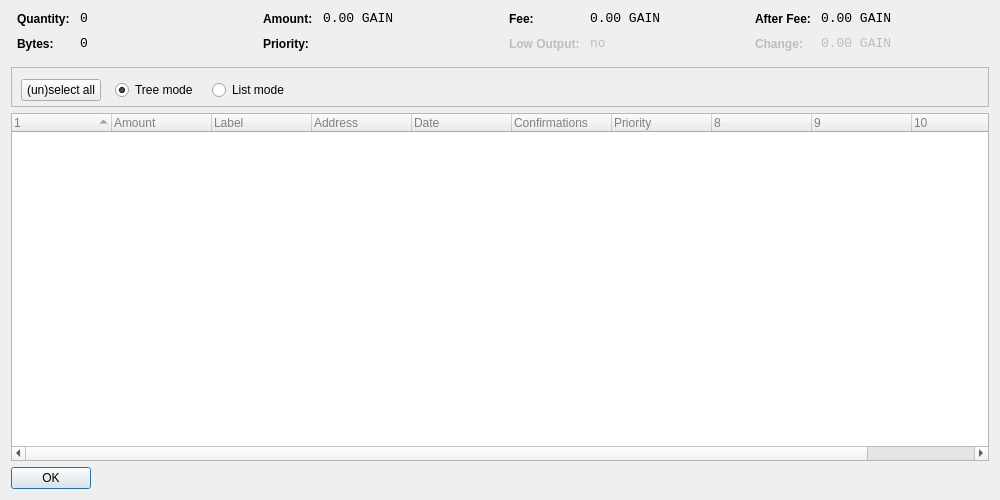
<?xml version="1.0" encoding="UTF-8"?>
<ui version="4.0">
 <class>CoinControlDialog</class>
 <widget class="QDialog" name="CoinControlDialog">
  <property name="geometry">
   <rect>
    <x>0</x>
    <y>0</y>
    <width>1000</width>
    <height>500</height>
   </rect>
  </property>
  <property name="windowTitle">
   <string>Coin Control</string>
  </property>
  <layout class="QVBoxLayout" name="verticalLayout">
   <item>
    <layout class="QHBoxLayout" name="horizontalLayoutTop" stretch="0,0,0,0">
     <property name="topMargin">
      <number>0</number>
     </property>
     <property name="bottomMargin">
      <number>10</number>
     </property>
     <item>
      <layout class="QFormLayout" name="formLayoutCoinControl1">
       <property name="horizontalSpacing">
        <number>10</number>
       </property>
       <property name="verticalSpacing">
        <number>10</number>
       </property>
       <property name="leftMargin">
        <number>6</number>
       </property>
       <property name="rightMargin">
        <number>6</number>
       </property>
       <item row="0" column="0">
        <widget class="QLabel" name="labelCoinControlQuantityText">
         <property name="styleSheet">
          <string notr="true">font-weight:bold;</string>
         </property>
         <property name="text">
          <string>Quantity:</string>
         </property>
        </widget>
       </item>
       <item row="0" column="1">
        <widget class="QLabel" name="labelCoinControlQuantity">
         <property name="font">
          <font>
           <family>Monospace</family>
           <pointsize>10</pointsize>
          </font>
         </property>
         <property name="cursor">
          <cursorShape>IBeamCursor</cursorShape>
         </property>
         <property name="contextMenuPolicy">
          <enum>Qt::ActionsContextMenu</enum>
         </property>
         <property name="text">
          <string notr="true">0</string>
         </property>
         <property name="textInteractionFlags">
          <set>Qt::LinksAccessibleByMouse|Qt::TextSelectableByKeyboard|Qt::TextSelectableByMouse</set>
         </property>
        </widget>
       </item>
       <item row="1" column="0">
        <widget class="QLabel" name="labelCoinControlBytesText">
         <property name="styleSheet">
          <string notr="true">font-weight:bold;</string>
         </property>
         <property name="text">
          <string>Bytes:</string>
         </property>
        </widget>
       </item>
       <item row="1" column="1">
        <widget class="QLabel" name="labelCoinControlBytes">
         <property name="font">
          <font>
           <family>Monospace</family>
           <pointsize>10</pointsize>
          </font>
         </property>
         <property name="cursor">
          <cursorShape>IBeamCursor</cursorShape>
         </property>
         <property name="contextMenuPolicy">
          <enum>Qt::ActionsContextMenu</enum>
         </property>
         <property name="text">
          <string notr="true">0</string>
         </property>
         <property name="textInteractionFlags">
          <set>Qt::LinksAccessibleByMouse|Qt::TextSelectableByKeyboard|Qt::TextSelectableByMouse</set>
         </property>
        </widget>
       </item>
      </layout>
     </item>
     <item>
      <layout class="QFormLayout" name="formLayoutCoinControl2">
       <property name="horizontalSpacing">
        <number>10</number>
       </property>
       <property name="verticalSpacing">
        <number>10</number>
       </property>
       <property name="leftMargin">
        <number>6</number>
       </property>
       <property name="rightMargin">
        <number>6</number>
       </property>
       <item row="0" column="0">
        <widget class="QLabel" name="labelCoinControlAmountText">
         <property name="styleSheet">
          <string notr="true">font-weight:bold;</string>
         </property>
         <property name="text">
          <string>Amount:</string>
         </property>
        </widget>
       </item>
       <item row="0" column="1">
        <widget class="QLabel" name="labelCoinControlAmount">
         <property name="font">
          <font>
           <family>Monospace</family>
           <pointsize>10</pointsize>
          </font>
         </property>
         <property name="cursor">
          <cursorShape>IBeamCursor</cursorShape>
         </property>
         <property name="contextMenuPolicy">
          <enum>Qt::ActionsContextMenu</enum>
         </property>
         <property name="text">
          <string notr="true">0.00 GAIN</string>
         </property>
         <property name="textInteractionFlags">
          <set>Qt::LinksAccessibleByMouse|Qt::TextSelectableByKeyboard|Qt::TextSelectableByMouse</set>
         </property>
        </widget>
       </item>
       <item row="1" column="0">
        <widget class="QLabel" name="labelCoinControlPriorityText">
         <property name="styleSheet">
          <string notr="true">font-weight:bold;</string>
         </property>
         <property name="text">
          <string>Priority:</string>
         </property>
        </widget>
       </item>
       <item row="1" column="1">
        <widget class="QLabel" name="labelCoinControlPriority">
         <property name="font">
          <font>
           <family>Monospace</family>
           <pointsize>10</pointsize>
          </font>
         </property>
         <property name="cursor">
          <cursorShape>IBeamCursor</cursorShape>
         </property>
         <property name="contextMenuPolicy">
          <enum>Qt::ActionsContextMenu</enum>
         </property>
         <property name="text">
          <string/>
         </property>
         <property name="textInteractionFlags">
          <set>Qt::LinksAccessibleByMouse|Qt::TextSelectableByKeyboard|Qt::TextSelectableByMouse</set>
         </property>
        </widget>
       </item>
      </layout>
     </item>
     <item>
      <layout class="QFormLayout" name="formLayoutCoinControl3">
       <property name="horizontalSpacing">
        <number>10</number>
       </property>
       <property name="verticalSpacing">
        <number>10</number>
       </property>
       <property name="leftMargin">
        <number>6</number>
       </property>
       <property name="rightMargin">
        <number>6</number>
       </property>
       <item row="0" column="0">
        <widget class="QLabel" name="labelCoinControlFeeText">
         <property name="styleSheet">
          <string notr="true">font-weight:bold;</string>
         </property>
         <property name="text">
          <string>Fee:</string>
         </property>
        </widget>
       </item>
       <item row="0" column="1">
        <widget class="QLabel" name="labelCoinControlFee">
         <property name="font">
          <font>
           <family>Monospace</family>
           <pointsize>10</pointsize>
          </font>
         </property>
         <property name="cursor">
          <cursorShape>IBeamCursor</cursorShape>
         </property>
         <property name="contextMenuPolicy">
          <enum>Qt::ActionsContextMenu</enum>
         </property>
         <property name="text">
          <string notr="true">0.00 GAIN</string>
         </property>
         <property name="textInteractionFlags">
          <set>Qt::LinksAccessibleByMouse|Qt::TextSelectableByKeyboard|Qt::TextSelectableByMouse</set>
         </property>
        </widget>
       </item>
       <item row="1" column="0">
        <widget class="QLabel" name="labelCoinControlLowOutputText">
         <property name="enabled">
          <bool>false</bool>
         </property>
         <property name="styleSheet">
          <string notr="true">font-weight:bold;</string>
         </property>
         <property name="text">
          <string>Low Output:</string>
         </property>
        </widget>
       </item>
       <item row="1" column="1">
        <widget class="QLabel" name="labelCoinControlLowOutput">
         <property name="enabled">
          <bool>false</bool>
         </property>
         <property name="font">
          <font>
           <family>Monospace</family>
           <pointsize>10</pointsize>
          </font>
         </property>
         <property name="cursor">
          <cursorShape>IBeamCursor</cursorShape>
         </property>
         <property name="contextMenuPolicy">
          <enum>Qt::ActionsContextMenu</enum>
         </property>
         <property name="text">
          <string notr="true">no</string>
         </property>
         <property name="textInteractionFlags">
          <set>Qt::LinksAccessibleByMouse|Qt::TextSelectableByKeyboard|Qt::TextSelectableByMouse</set>
         </property>
        </widget>
       </item>
      </layout>
     </item>
     <item>
      <layout class="QFormLayout" name="formLayoutCoinControl4">
       <property name="horizontalSpacing">
        <number>10</number>
       </property>
       <property name="verticalSpacing">
        <number>10</number>
       </property>
       <property name="leftMargin">
        <number>6</number>
       </property>
       <property name="rightMargin">
        <number>6</number>
       </property>
       <item row="0" column="0">
        <widget class="QLabel" name="labelCoinControlAfterFeeText">
         <property name="styleSheet">
          <string notr="true">font-weight:bold;</string>
         </property>
         <property name="text">
          <string>After Fee:</string>
         </property>
        </widget>
       </item>
       <item row="0" column="1">
        <widget class="QLabel" name="labelCoinControlAfterFee">
         <property name="font">
          <font>
           <family>Monospace</family>
           <pointsize>10</pointsize>
          </font>
         </property>
         <property name="cursor">
          <cursorShape>IBeamCursor</cursorShape>
         </property>
         <property name="contextMenuPolicy">
          <enum>Qt::ActionsContextMenu</enum>
         </property>
         <property name="text">
          <string notr="true">0.00 GAIN</string>
         </property>
         <property name="textInteractionFlags">
          <set>Qt::LinksAccessibleByMouse|Qt::TextSelectableByKeyboard|Qt::TextSelectableByMouse</set>
         </property>
        </widget>
       </item>
       <item row="1" column="0">
        <widget class="QLabel" name="labelCoinControlChangeText">
         <property name="enabled">
          <bool>false</bool>
         </property>
         <property name="styleSheet">
          <string notr="true">font-weight:bold;</string>
         </property>
         <property name="text">
          <string>Change:</string>
         </property>
        </widget>
       </item>
       <item row="1" column="1">
        <widget class="QLabel" name="labelCoinControlChange">
         <property name="enabled">
          <bool>false</bool>
         </property>
         <property name="font">
          <font>
           <family>Monospace</family>
           <pointsize>10</pointsize>
          </font>
         </property>
         <property name="cursor">
          <cursorShape>IBeamCursor</cursorShape>
         </property>
         <property name="contextMenuPolicy">
          <enum>Qt::ActionsContextMenu</enum>
         </property>
         <property name="text">
          <string notr="true">0.00 GAIN</string>
         </property>
         <property name="textInteractionFlags">
          <set>Qt::LinksAccessibleByMouse|Qt::TextSelectableByKeyboard|Qt::TextSelectableByMouse</set>
         </property>
        </widget>
       </item>
      </layout>
     </item>
    </layout>
   </item>
   <item>
    <widget class="QFrame" name="frame">
     <property name="minimumSize">
      <size>
       <width>182</width>
       <height>40</height>
      </size>
     </property>
     <property name="frameShape">
      <enum>QFrame::StyledPanel</enum>
     </property>
     <property name="frameShadow">
      <enum>QFrame::Sunken</enum>
     </property>
     <widget class="QWidget" name="horizontalLayoutWidget">
      <property name="geometry">
       <rect>
        <x>10</x>
        <y>0</y>
        <width>781</width>
        <height>47</height>
       </rect>
      </property>
      <layout class="QHBoxLayout" name="horizontalLayoutPanel" stretch="0,0,0,0">
       <property name="spacing">
        <number>14</number>
       </property>
       <item>
        <widget class="QPushButton" name="pushButtonSelectAll">
         <property name="sizePolicy">
          <sizepolicy hsizetype="Maximum" vsizetype="Fixed">
           <horstretch>0</horstretch>
           <verstretch>0</verstretch>
          </sizepolicy>
         </property>
         <property name="text">
          <string>(un)select all</string>
         </property>
        </widget>
       </item>
       <item>
        <widget class="QRadioButton" name="radioTreeMode">
         <property name="sizePolicy">
          <sizepolicy hsizetype="Maximum" vsizetype="Fixed">
           <horstretch>0</horstretch>
           <verstretch>0</verstretch>
          </sizepolicy>
         </property>
         <property name="text">
          <string>Tree mode</string>
         </property>
         <property name="checked">
          <bool>true</bool>
         </property>
        </widget>
       </item>
       <item>
        <widget class="QRadioButton" name="radioListMode">
         <property name="sizePolicy">
          <sizepolicy hsizetype="Maximum" vsizetype="Fixed">
           <horstretch>0</horstretch>
           <verstretch>0</verstretch>
          </sizepolicy>
         </property>
         <property name="text">
          <string>List mode</string>
         </property>
        </widget>
       </item>
       <item>
        <spacer name="horizontalSpacer">
         <property name="orientation">
          <enum>Qt::Horizontal</enum>
         </property>
         <property name="sizeHint" stdset="0">
          <size>
           <width>40</width>
           <height>20</height>
          </size>
         </property>
        </spacer>
       </item>
      </layout>
     </widget>
    </widget>
   </item>
   <item>
    <widget class="CoinControlTreeWidget" name="treeWidget">
     <property name="contextMenuPolicy">
      <enum>Qt::CustomContextMenu</enum>
     </property>
     <property name="styleSheet">
      <string notr="true">QFrame {
	color: grey;

}</string>
     </property>
     <property name="sortingEnabled">
      <bool>false</bool>
     </property>
     <property name="columnCount">
      <number>11</number>
     </property>
     <attribute name="headerShowSortIndicator" stdset="0">
      <bool>true</bool>
     </attribute>
     <attribute name="headerStretchLastSection">
      <bool>false</bool>
     </attribute>
     <column>
      <property name="text">
       <string/>
      </property>
     </column>
     <column>
      <property name="text">
       <string>Amount</string>
      </property>
     </column>
     <column>
      <property name="text">
       <string>Label</string>
      </property>
     </column>
     <column>
      <property name="text">
       <string>Address</string>
      </property>
     </column>
     <column>
      <property name="text">
       <string>Date</string>
      </property>
     </column>
     <column>
      <property name="text">
       <string>Confirmations</string>
      </property>
      <property name="toolTip">
       <string>Confirmed</string>
      </property>
     </column>
     <column>
      <property name="text">
       <string>Priority</string>
      </property>
     </column>
     <column>
      <property name="text">
       <string/>
      </property>
     </column>
     <column>
      <property name="text">
       <string/>
      </property>
     </column>
     <column>
      <property name="text">
       <string/>
      </property>
     </column>
     <column>
      <property name="text">
       <string/>
      </property>
     </column>
    </widget>
   </item>
   <item>
    <widget class="QDialogButtonBox" name="buttonBox">
     <property name="sizePolicy">
      <sizepolicy hsizetype="Maximum" vsizetype="Fixed">
       <horstretch>0</horstretch>
       <verstretch>0</verstretch>
      </sizepolicy>
     </property>
     <property name="orientation">
      <enum>Qt::Horizontal</enum>
     </property>
     <property name="standardButtons">
      <set>QDialogButtonBox::Ok</set>
     </property>
    </widget>
   </item>
  </layout>
 </widget>
 <customwidgets>
  <customwidget>
   <class>CoinControlTreeWidget</class>
   <extends>QTreeWidget</extends>
   <header>coincontroltreewidget.h</header>
  </customwidget>
 </customwidgets>
 <resources/>
 <connections/>
</ui>
